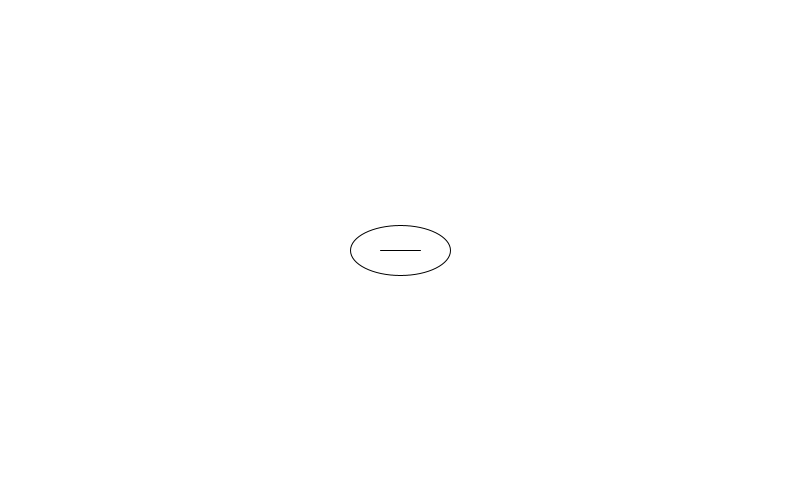
Frame 1 (no input)
Frame 60 (the mouse pressed at the canvas centre just before this capture): identical to frame 1, image omitted
Frame 120 (the mouse held since frame 60 and released just before this capture): identical to frame 1, image omitted

The Processing sketch that drew this single still picture (run headless with seeded random() and noise(); from frame 60 on, the mouse is pressed at the canvas centre):

// Processing sketch: Bird
// ── Bird.pde
void setup() {
  size(800, 500);
  background(255);
}
float x=0;
void draw() {
  background(255);
  fill(0, 0);
  stroke(0);
  ellipse(400, 250, 100, 50);
  float y=30*x%10+250;
  bezier(380, 250,390,y,410,y, 420, 250);
  
  x++;
}
